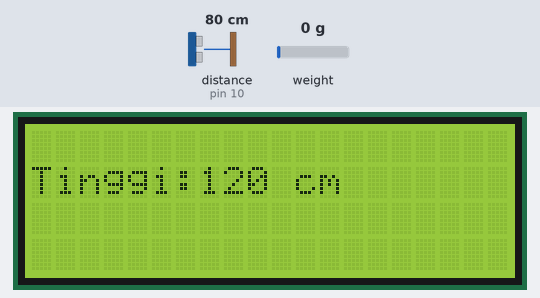
This sketch was run on a simulated Arduino Uno, built with avr-gcc and run on an emulated ATmega328P. Shown: 20×4 character LCD. Wiring (inferred from the names in the program): ultrasonic range finder: trigger pin 11; echo pin 10. The inputs (shaded band) are chosen by the test bench; at power-on: distance to the obstacle (sensor on pin 10) 80 cm, weight on the scale 0 g. The echo pulse lasts 58.3 µs per cm.

Above: at 3.2 s.
3.3 s: distance to the obstacle (sensor on pin 10) set to 2 cm
At 5.5 s:
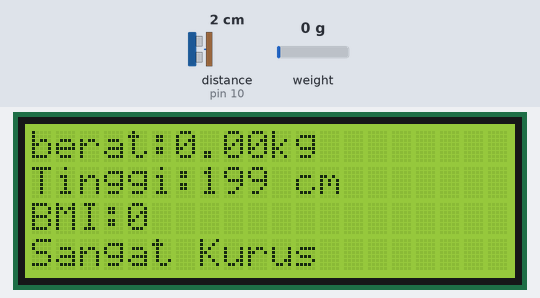
5.8 s: weight on the scale set to 1250 g
At 7.5 s:
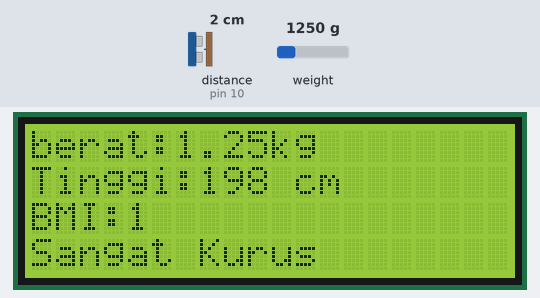
8.1 s: distance to the obstacle (sensor on pin 10) set to 4 cm
10.4 s: weight on the scale set to 100 g
At 12.1 s:
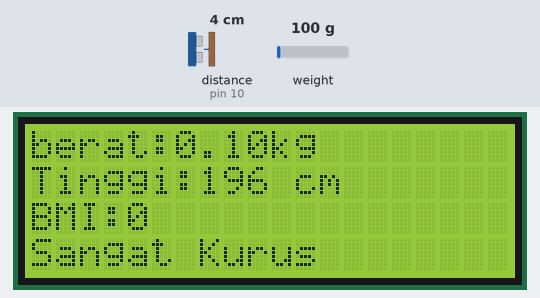
12.7 s: distance to the obstacle (sensor on pin 10) set to 9 cm
At 14.7 s:
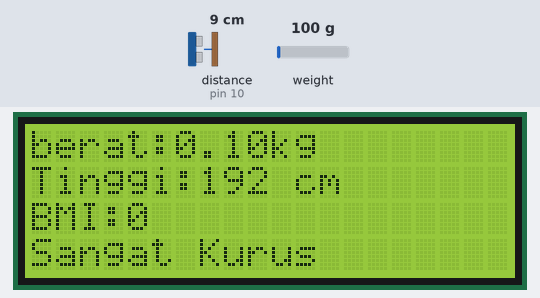
15.0 s: weight on the scale set to 2500 g
At 17.0 s:
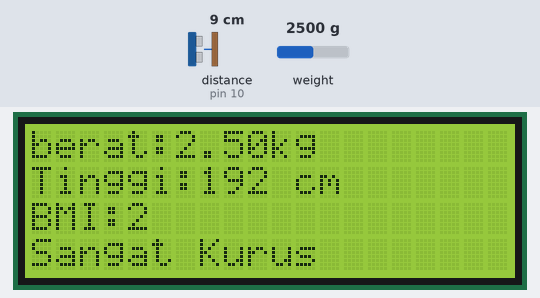
Timing chart, 0 to 18.2 s (numbered marks = the images above; inputs shaded):
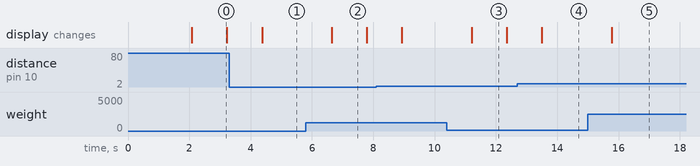

Measured:
- after the input at 3.3 s, the display: changes after 1.1 s (image 1)
- after the input at 5.8 s, the display: first changes after 0.85 s (image 2 shows a later state)
- after the input at 10.4 s, the display: first changes after 0.81 s (image 3 shows a later state)
- after the input at 12.7 s, the display: changes after 0.80 s (image 4)
- after the input at 15.0 s, the display: changes after 0.78 s (image 5)
- what the display in image 0 shows lasts 1.1 s, from 2.1 s to 3.2 s

The sketch:

bmi_v2.ino
```cpp
#include  <Wire.h>
#include  <LiquidCrystal_I2C.h>
LiquidCrystal_I2C lcd(0x3F, 2, 1, 0, 4, 5, 6, 7, 3, POSITIVE);  // Set the LCD I2C address


#include "HX711.h" //memasukan library HX711
#define DOUT  5 //mendefinisikan pin arduino yang terhubung dengan pin DT module HX711
#define CLK  6 //mendefinisikan pin arduino yang terhubung dengan pin SCK module HX711

HX711 scale(DOUT, CLK);

float calibration_factor = 48100; //nilai kalibrasi ( sesuaikan dari hasil nilai percobaan program sebelumnya
float berat;


#define ECHOPIN 10
#define TRIGPIN 11


int TS,TT;//ts=tinggi sensor , tt=tinggi tiang
int bmi;


void setup() {


  lcd.begin(20,4);//ukuran lcd 20x4
  lcd.setCursor(0, 1);
  lcd.print("Tinggi:");
  pinMode(ECHOPIN, INPUT);  //echo menerima suara ultrasonik dari  trigger
  pinMode(TRIGPIN, OUTPUT); //trigger memancarkan suara ultrasonik ke echo
  delay(1000);
  TT=200;

  scale.set_scale();
  scale.tare(); // auto zero / mengenolkan pembacaan berat
}

void loop() {


// program dibawah ini agar trigger memancarakan suara ultrasonic
  digitalWrite(TRIGPIN, LOW);
  delayMicroseconds(2);
  digitalWrite(TRIGPIN, HIGH);
  delayMicroseconds(10);
  digitalWrite(TRIGPIN, LOW);

  int distance = pulseIn(ECHOPIN, HIGH); // menerima suara ultrasoni

  TS=TT-distance/58; //batas diameter pancar dan pantul
  lcd.setCursor(7, 1);
  lcd.print(TS);
  lcd.print(" cm ");
  delay(1000);

  scale.set_scale(calibration_factor); //sesuaikan hasil pembacaan dengan nilai kalibrasi

  berat = scale.get_units(1);

  lcd.setCursor(0,0);
  lcd.print("berat: ");

  lcd.setCursor(6,0);
  lcd.print(berat);

  lcd.setCursor(10,0);
  lcd.print("kg");


  bmi = berat / TS * TS;


  lcd.setCursor(0,2);
  lcd.print("BMI:");


  lcd.setCursor(4,2);
  lcd.print(bmi);


  lcd.setCursor(0,3);
  if (bmi>=29) {

  lcd.print("Sangat Gemuk");

  }else if(bmi>=24) {
        lcd.print("Gemuk         ");
    }else if(bmi>=18) {
        lcd.print("Normal        ");
    }else if(bmi>=16) {
        lcd.print("Kurus         ");
    }else if(bmi<16 ) {
        lcd.print("Sangat Kurus");
    }


}
```
